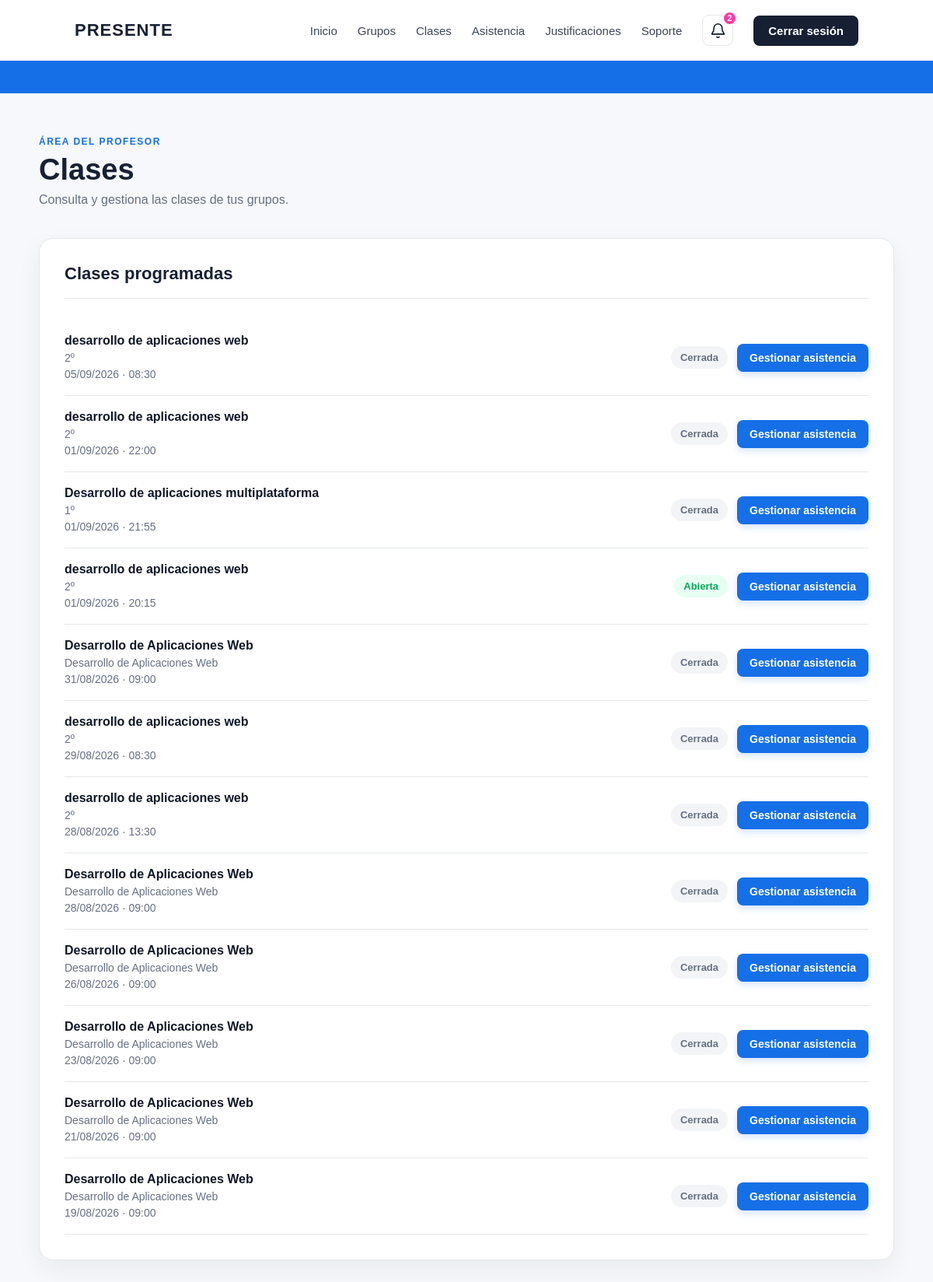
The page /profesor/clases/ (signed in) on the database as committed earlier.
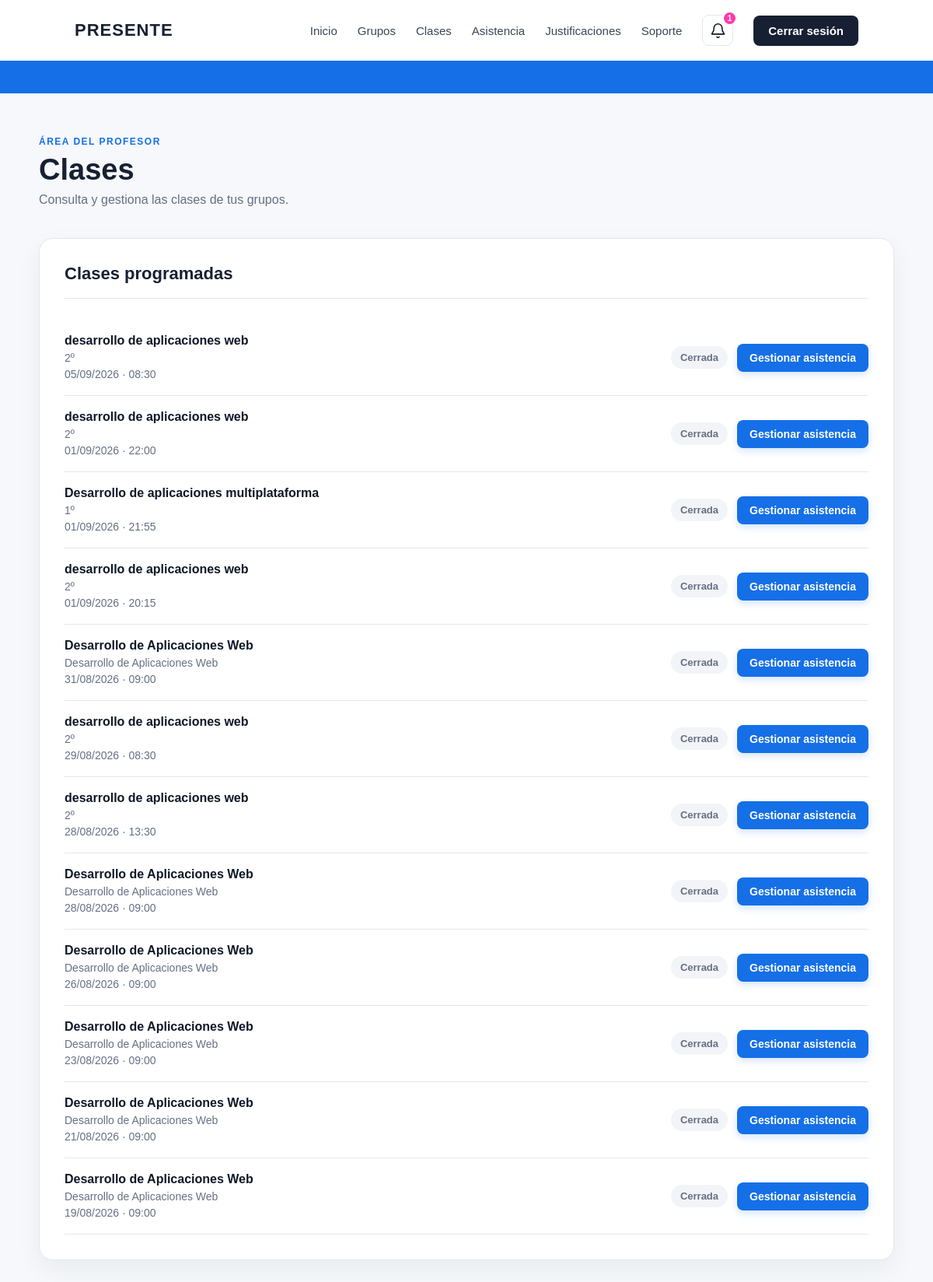
The same page on the database as committed later.
### asistencia/models.py (models this page shows, shortened)
class Clase(models.Model):
    grupo = models.ForeignKey(
        Grupo,
        on_delete=models.CASCADE
    )
    fecha = models.DateField()
    hora_inicio = models.TimeField()
    asistencia_abierta = models.BooleanField(
        default=False
    )
    token_qr = models.UUIDField(
        default=uuid.uuid4,
        editable=False,
        unique=True
    )
    token_qr_generado_en = models.DateTimeField(
        blank=True,
        null=True
    )

class Grupo(models.Model):
    nombre = models.CharField(
        max_length=100
    )
    asignatura = models.CharField(
        max_length=150
    )
    profesor = models.ForeignKey(
        Profesor,
        on_delete=models.CASCADE
    )

### asistencia/views.py (the view)
def clases_profesor(request):
    profesor_id = request.session.get(
        'profesor_id'
    )
    if not profesor_id:
        return redirect('seleccionar_login')
    profesor = get_object_or_404(
        Profesor,
        id=profesor_id
    )
    clases = Clase.objects.filter(
        grupo__profesor=profesor
    ).select_related(
        'grupo'
    ).order_by(
        '-fecha',
        '-hora_inicio'
    )
    return render(
        request,
        'asistencia/clases_profesor.html',
        {
            'profesor': profesor,
            'clases': clases,
        }
    )

### asistencia/context_processors.py (called while the page is built)
def notificaciones_profesor(request):
    profesor_id = request.session.get("profesor_id")
    if not profesor_id:
        return {
            "justificaciones_pendientes": 0
        }
    justificaciones_pendientes = (
        Justificacion.objects
        .filter(
            estado="pendiente",
            asistencia__clase__grupo__profesor_id=profesor_id
        )
        .count()
    )
    return {
        "justificaciones_pendientes": justificaciones_pendientes
    }

### asistencia/templates/asistencia/clases_profesor.html (shortened to what the changed rows need)
{% extends 'asistencia/base.html' %}
{% block content %}
<section class="panel-usuario">
    <div class="panel-contenedor">
        <div class="panel-cabecera">
            <div>
                <h1>
                    Clases
                </h1>
            </div>
        </div>
        <div class="panel-tarjeta">
            <div class="panel-tarjeta-titulo">
                <h2>
                    Clases programadas
                </h2>
            </div>
            {% for clase in clases %}
                <div style="
                    display:flex;
                    justify-content:space-between;
                    align-items:center;
                    gap:20px;
                    padding:18px 0;
                    border-bottom:1px solid #e5e7eb;
                    flex-wrap:wrap;
                ">
                    <div>
                        <strong style="
                            display:block;
                            font-size:16px;
                            margin-bottom:5px;
                            color:#101828;
                        ">
                            {{ clase.grupo.asignatura }}
                        </strong>
                        <span style="
                            display:block;
                            color:#667085;
                            font-size:14px;
                            margin-bottom:4px;
                        ">
                            {{ clase.grupo.nombre }}
                        </span>
                        <span style="
                            color:#667085;
                            font-size:14px;
                        ">
                            {{ clase.fecha|date:"d/m/Y" }}
                            ·
                            {{ clase.hora_inicio|time:"H:i" }}
                        </span>
                    </div>
                    <div style="
                        display:flex;
                        align-items:center;
                        gap:12px;
                        flex-wrap:wrap;
                    ">
                        {% if clase.asistencia_abierta %}
                            <span style="
                                padding:7px 12px;
                                border-radius:20px;
                                background:#E8FFF3;
                                color:#03A957;
                                font-size:13px;
                                font-weight:700;
                            ">
                                Abierta
                            </span>
                        {% else %}
                            <span style="
                                padding:7px 12px;
                                border-radius:20px;
                                background:#f2f4f7;
                                color:#667085;
                                font-size:13px;
                                font-weight:700;
                            ">
                                Cerrada
                            </span>
                        {% endif %}
                        <a
                            href="{% url 'gestionar_asistencia' clase.id %}"
                            style="
                                display:inline-block;
                                padding:10px 16px;
                                border-radius:8px;
                                background:#156FE7;
                                color:#FFFFFF;
                                text-decoration:none;
                                font-size:14px;
                                font-weight:700;
                                box-shadow:0 4px 10px rgba(21,111,231,0.18);
                                transition:
                                    background-color 0.2s ease,
                                    transform 0.2s ease,
                                    box-shadow 0.2s ease;
                            "
                            onmouseover="
                                this.style.backgroundColor='#105CB1';
                                this.style.transform='translateY(-1px)';
                                this.style.boxShadow='0 6px 14px rgba(16,92,177,0.22)';
                            "
                            onmouseout="
                                this.style.backgroundColor='#156FE7';
                                this.style.transform='translateY(0)';
                                this.style.boxShadow='0 4px 10px rgba(21,111,231,0.18)';
                            "
                        >
                            Gestionar asistencia
                        </a>
                    </div>
                </div>
            {% empty %}
                <p style="color:#667085;">
                    Todavía no tienes clases programadas.
                </p>
            {% endfor %}
        </div>
    </div>
</section>
{% endblock %}

Rows that differ between the two databases and show on the page:
changed Clase (number 4 of 12 on the later page): asistencia_abierta "Abierta" → "Cerrada"
Other text that changed with them:
{{ justificaciones_pendientes }}: "2" → "1"
